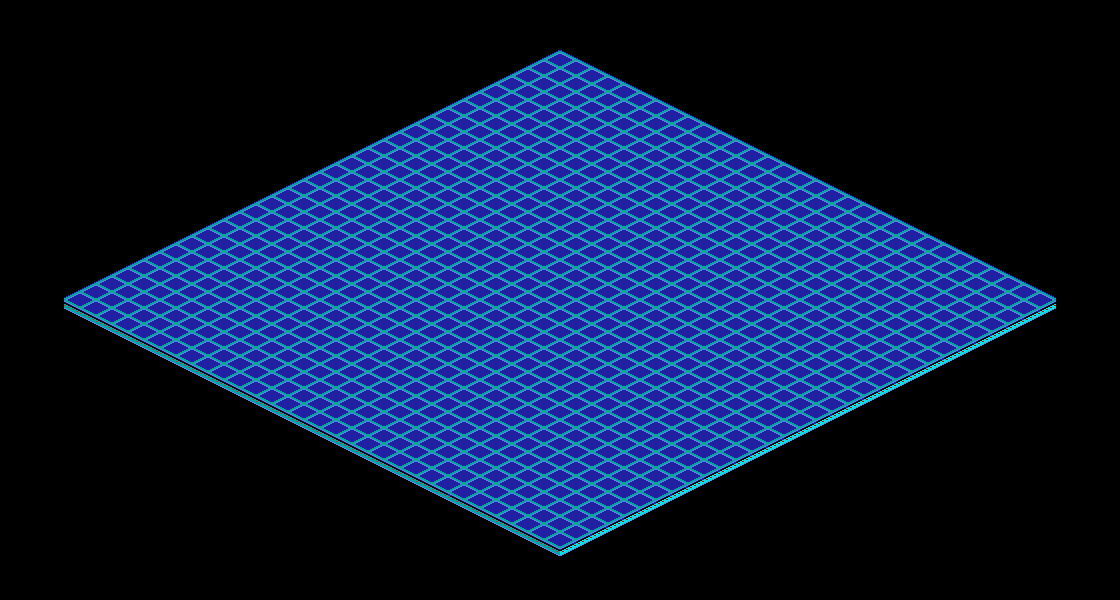

A 2D game scene composited from a Tiled map and its tileset images. What follows is a short description and the map's XML, with each tile layer's data collapsed to a summary:
An orthogonal 140x75 tile map with 8x8 px tiles, 1 tile layer (layer_grid) and 6 objects (4x GridBoundaryMarker, MovableInitMarker, MapInfo).

<map version="1.10" tiledversion="1.11.1-99-gec89c545" orientation="orthogonal" renderorder="right-down" width="140" height="75" tilewidth="8" tileheight="8" infinite="0" nextlayerid="4" nextobjectid="9">
 <tileset firstgid="26" source="tileset_zona0_grid_v2.tsx" />
 <layer id="1" name="layer_grid" width="140" height="75">
  <data>[10500 cells, 10500 non-empty, 14 distinct tile ids]</data>
 </layer>
 <objectgroup id="2" name="layer_objects">
  <object id="3" name="top_left" type="GridBoundaryMarker" x="560" y="52">
   <properties>
    <property name="conn_down" type="object" value="5" />
    <property name="conn_right" type="object" value="6" />
    <property name="exportName" type="bool" value="true" />
    <property name="exportPosition" type="bool" value="true" />
    <property name="exportSize" type="bool" value="false" />
    <property name="grid_x" type="int" value="0" />
    <property name="grid_y" type="int" value="0" />
   </properties>
   <point />
  </object>
  <object id="4" name="bottom_right" type="GridBoundaryMarker" x="560" y="548">
   <properties>
    <property name="exportName" type="bool" value="true" />
    <property name="exportPosition" type="bool" value="true" />
    <property name="exportSize" type="bool" value="false" />
    <property name="grid_x" type="int" value="31" />
    <property name="grid_y" type="int" value="31" />
   </properties>
   <point />
  </object>
  <object id="5" name="bottom_left" type="GridBoundaryMarker" x="64" y="300">
   <properties>
    <property name="conn_right" type="object" value="4" />
    <property name="exportName" type="bool" value="true" />
    <property name="exportPosition" type="bool" value="true" />
    <property name="exportSize" type="bool" value="false" />
    <property name="grid_x" type="int" value="0" />
    <property name="grid_y" type="int" value="31" />
   </properties>
   <point />
  </object>
  <object id="6" name="top_right" type="GridBoundaryMarker" x="1056" y="300">
   <properties>
    <property name="conn_down" type="object" value="4" />
    <property name="exportName" type="bool" value="true" />
    <property name="exportPosition" type="bool" value="true" />
    <property name="exportSize" type="bool" value="false" />
    <property name="grid_x" type="int" value="31" />
    <property name="grid_y" type="int" value="0" />
   </properties>
   <point />
  </object>
  <object id="7" name="p1" type="MovableInitMarker" x="592" y="68">
   <properties>
    <property name="direction" type="int" propertytype="Direction" value="1" />
    <property name="exportName" type="bool" value="true" />
    <property name="exportPosition" type="bool" value="true" />
    <property name="exportSize" type="bool" value="false" />
    <property name="grid_x" type="int" value="2" />
    <property name="grid_y" type="int" value="0" />
    <property name="type" type="int" value="1" />
   </properties>
   <point />
  </object>
  <object id="8" name="map_zone14" type="MapInfo" x="0" y="0" width="1120" height="600">
   <properties>
    <property name="exportName" type="bool" value="true" />
    <property name="exportPosition" type="bool" value="false" />
    <property name="exportSize" type="bool" value="true" />
   </properties>
  </object>
 </objectgroup>
</map>